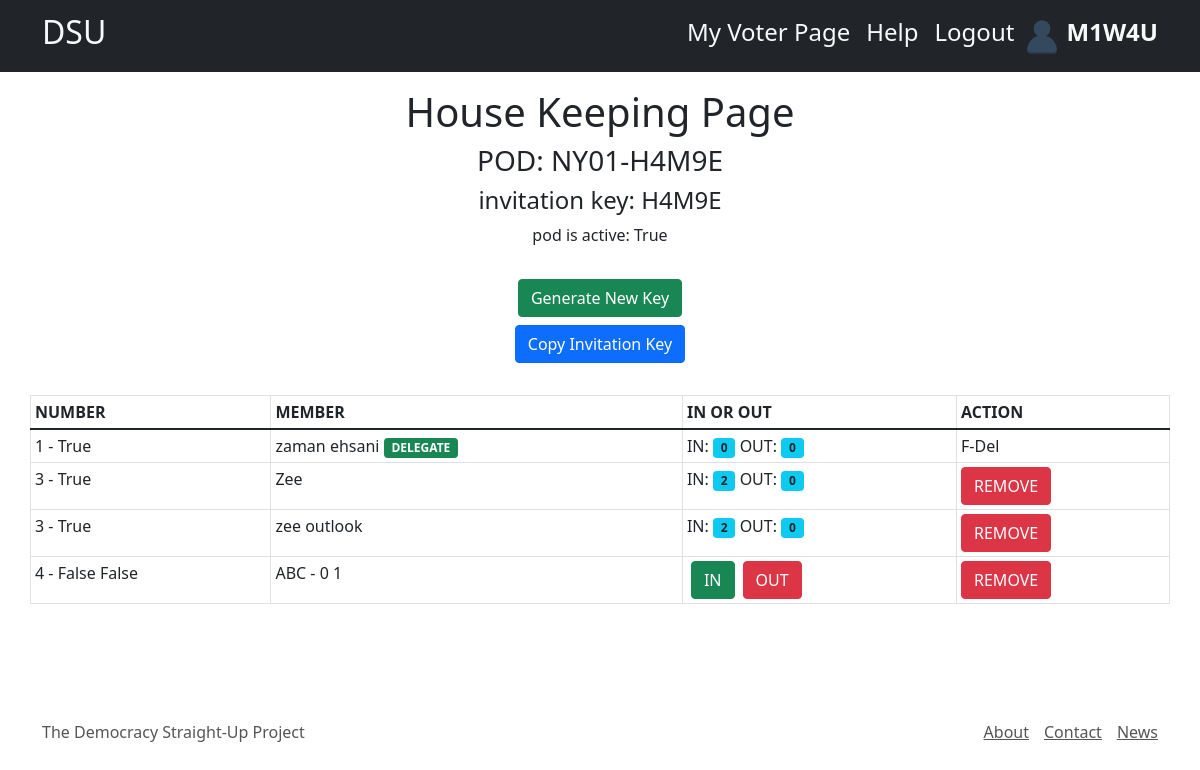
The app's page /pod/2/ (signed in) with its own data.
### vote/models.py (models this page shows, shortened)
class Pod(models.Model):
    code = models.CharField(max_length=5, unique=True)
    district = models.ForeignKey(Districts, on_delete=models.CASCADE)
    created_at = models.DateTimeField(auto_now_add=True)
    updated_at = models.DateTimeField(auto_now=True)
    def __str__(self) -> str:
        return str(self.code)
    def is_active(self):
        if self.podmember_set.count() <= 12:
            return True
        return False

class Districts(models.Model):
    name = models.CharField(max_length=60, null=True, blank=True)
    code = models.CharField(max_length=4, null=True, blank=True)
    class Meta:
        ordering = ['code']
        pass
    def __str__(self) -> str:
        return self.code

class PodMember(models.Model):
    user = models.ForeignKey(User, on_delete=models.CASCADE)
    pod = models.ForeignKey(Pod, on_delete=models.CASCADE)
    date_joined = models.DateTimeField(auto_now_add=True)
    date_left = models.DateTimeField(null=True, blank=True)
    date_updated = models.DateTimeField(auto_now=True)
    is_member = models.BooleanField(default=False)
    is_delegate = models.BooleanField(default=False)
    member_number = models.PositiveSmallIntegerField(null=True, blank=True)

class Users(models.Model):
    user = models.OneToOneField(User, on_delete=models.CASCADE)
    legalName = models.CharField(max_length=60,null=True,blank=True)
    district = models.ForeignKey(Districts, on_delete=models.DO_NOTHING, null=True, blank=True)
    is_reg = models.BooleanField(default=False)
    verificationScore = models.SmallIntegerField(default=0,null=True, blank=True)
    address = models.CharField(max_length=150, null=True, blank=True)
    userType = models.PositiveSmallIntegerField(default=0)
    voterID = models.IntegerField(null=True, blank=True)

### vote/views.py (the view, shortened to what this page needs)
# urls.py: path('pod/<int:pk>/', voteViews.HouseKeepingPod.as_view(), name='pod'),
class HouseKeepingPod(LoginRequiredMixin,DetailView):
    model = voteModels.Pod
    template_name = 'vote/HouseKeeping.html'
    def get_context_data(self, **kwargs):
        context = super().get_context_data(**kwargs)
        pod = voteModels.Pod.objects.get(pk = self.kwargs['pk'])
        is_delegate = False
        condidate = pod.podmember_set.filter(is_member = False).first()
        for member in pod.podmember_set.all():
            if member.is_delegate and member.user == self.request.user:
                is_delegate = True
        voted = False
        userPod = pod.podmember_set.filter(user = self.request.user)
        print("userPOD: ", userPod.count())
        for i in userPod:
            print("user: ", i.user)
            print("user pod: ", i.pod)
            print("vote count: ", i.podmember_vote_in_set.all().count())
        context['title'] = "DSU - House Keeping Page"
        context['condidate'] = condidate
        context['is_delegate'] = is_delegate
        context['voted'] = voted
        return context

### vote/templates/vote/HouseKeeping.html (shortened to what this page needs)
{%extends 'vote/base.html'%}
{% load static %}
{%block content%}
{%include 'vote/header.html' %}
<div class="container">
    <div class="row mt-3">
        <h1 class="text-center">House Keeping Page</h1>
        <h3 class="text-center">POD: {{object.district}}-{{object}} </h3>
        <h4 class="text-center">invitation key: {{object}} </h4>
        <p class="text-center">pod is active: {{object.is_active}}</p>
        {% if is_delegate%}
        <div class="col text-center m-3">
            <form action="" method="post"> {%csrf_token%}
                <button class="btn btn-success mb-2">Generate New Key</button>
            </form>
            <button class="btn btn-primary" id="copy_invitation_key" key="{{object.code}}"> Copy Invitation Key</button>
        </div>
        {%else%}
        <h4 class="text-center">user is the member of this pod</h4>
        <p class="text-center">a member can see the pod member link</p>
        {%endif%}
    </div>
</div>
<div class="container mt-3">
    <div class="row" style="overflow: auto; display: block; white-space: nowrap;">
      <table class="table table-bordered table-sm">
        <thead>
          <tr>
            <th class="text-uppercase ">Number</th>
            <th class="text-uppercase ">Member </th>
            <th class="text-uppercase ">in or Out</th>
            {% if is_delegate %}
            <th class="text-uppercase ">Action</th>
            {%endif%}
          </tr>
        </thead>
        <tbody>
            {%for member in object.podmember_set.all %}
                {%if member.is_member%}
                    <tr class="">
                        <td class="">{{member.member_number}} - {{member.is_member}} </td>
                        <td class="">{{member.user.users.legalName}}
                            {% if member.is_delegate %}
                            <span class="badge bg-success">DELEGATE</span>
                            {%endif%}
                        <td class="">
                            IN: <span class="badge bg-info text-dark">{{member.podmember_vote_in_set.count}}</span>
                            OUT: <span class="badge bg-info text-dark">{{member.podmember_vote_out_set.count}}</span>
                        </td>
                        {% if is_delegate%}
                        <td class="">
                            {%if member.user != user %}
                            <form action="{% url 'removePodMember' %}" method="post"> {%csrf_token%}
                                <button class="btn btn-danger" type="submit" name="remove">REMOVE</button>
                            </form>
                            {%else%}
                                F-Del
                            {%endif%}
                        </td>
                        {%endif %}
                    </tr>
                {%endif%}
            {%endfor%}
            {%if condidate and condidate.user != user %}
            {% if not voted %}
            <tr class="">
                <td class="">{{condidate.member_number}} - {{condidate.is_member}} {{voted}} </td>
                <td class="">{{condidate.user.users.legalName}} - {{condidate.user.users.userType}}
                    {{condidate.podmember_vote_in_set.count}}
                </td>
                <td class="">
                    <form class="float-start mx-1" action="{% url 'pod_vote_in' %}" method="post"> {%csrf_token%}
                        <button type="submit" name="IN" class="btn btn-success ">IN</button>
                    </form>
                    <form class="float-start mx-1 " action="{% url 'pod_vote_out' %}" method="post"> {%csrf_token%}
                        <button type="submit" name="OUT" class="btn btn-danger">OUT</button>
                    </form>
                </td>
                {% if is_delegate%}
                <td class="">
                    {%if condidate.user != user %}
                    <form action="{% url 'removePodMember' %}" method="post"> {%csrf_token%}
                        <button class="btn btn-danger" type="submit" name="remove">REMOVE</button>
                    </form>
                    {%else%}
                        F-Del
                    {%endif%}
                </td>
                {%endif %}
            </tr>
            {%endif%}
            {%endif%}
        </tbody>
      </table>
    </div>
  </div>
{%include 'vote/footer.html'%}
{%endblock content%}

### vote/templates/vote/base.html (shortened to what this page needs)
{% load static %}
<!DOCTYPE html>
<html lang="en">
<head>
    <link href="https://cdn.jsdelivr.net/npm/bootstrap@5.1.3/dist/css/bootstrap.min.css"
        rel="stylesheet"
>
    <link rel="stylesheet" type="text/css" href="{% static 'styles.css' %}">
</head>
<body>
    {% block content %}
    {%endblock content%}
</body>
</html>

### vote/templates/vote/header.html (shortened to what this page needs)
{%load static%}
  <nav class="navbar navbar-expand-lg sticky-top navbar-light bg-dark">
    <div class="container">
      <a class="navbar-brand text-light" href="/"><h2>DSU</h2></a>
      <div class="collapse navbar-collapse justify-content-end" id="navbarSupportedContent">
        {%if user.is_authenticated%}
            <ul class="navbar-nav">
                <li class="nav-item">
                  <a class="nav-link active text-light" aria-current="page" href="{% url 'voterPage' %}"><h4>My Voter Page</h4></a>
                </li>
                <li class="nav-item">
                  <a class="nav-link text-light" href="/help"><h4>Help</h4></a>
                </li>
                <li class="nav-item">
                  <a class="nav-link text-light" href="/logout"><h4>Logout</h4></a>
                </li>
                <div class="pt-1">
                  <img src="{% static 'image/user.png' %}" alt="..."
                  class="img-circle profile_img" height="40px">
                   <strong class="text-light fs-4">{{request.user}}</strong>
                </div>
            </ul>
            {%endif%}
      </div>
    </div>
  </nav>

### vote/templates/vote/footer.html
{% load static %}
<div class="container">
  <footer class="footer">
    <small class="small_section">
      The Democracy Straight-Up Project
    </small>
    <nav>
      <ul class="nav-item">
        <li><a href="#">About</a></li>
        <li><a href="#">Contact</a></li>
        <li><a href="#">News</a></li>
      </ul>
    </nav>
  </footer>
</div>

### vote/static/styles.css (style rules this page uses)
footer.footer { display: flex; justify-content: space-between; position: relative; top: 100px; }
ul.nav-item { display: inline-flex; }
ul.nav-item li a { color: #555555; font-size: 16px; }
ul.nav-item li { list-style: none; margin-left: 15px; }
small.small_section { font-size: 100%; color: #555555; }

### records on screen
Pod: district "NY01", code "H4M9E", is_active "True"
PodMember: member_number "1", is_member "True", user.users.legalName "zaman ehsani", is_delegate "DELEGATE", podmember_vote_in_set.count "0", podmember_vote_out_set.count "0", shows "F-Del"
PodMember: member_number "3", is_member "True", user.users.legalName "Zee", podmember_vote_in_set.count "2", podmember_vote_out_set.count "0"
PodMember: member_number "3", is_member "True", user.users.legalName "zee outlook", podmember_vote_in_set.count "2", podmember_vote_out_set.count "0"
PodMember: member_number "4", is_member "False", user.users.legalName "ABC", user.users.userType "0", podmember_vote_in_set.count "1"

### other values on screen
{{ request.user }} "M1W4U"
{{ voted }} "False"
